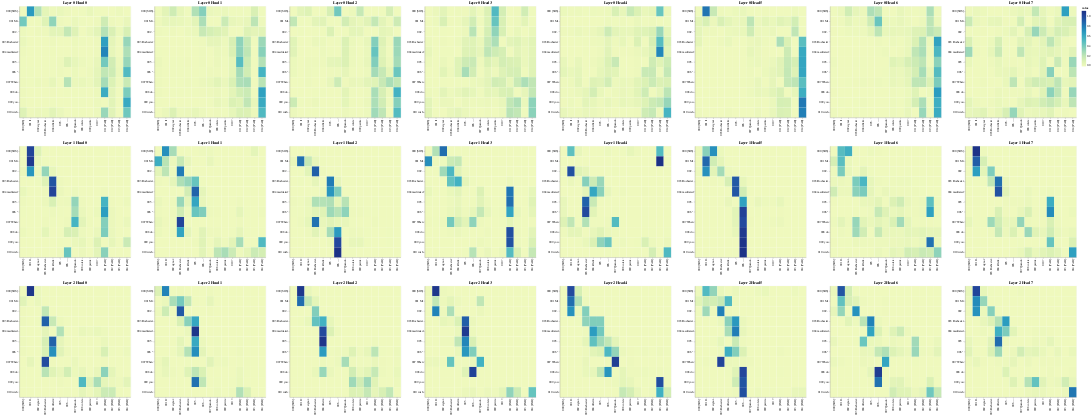

Write notebook code for a chart like this one.
### Code cell
# Encoder-Decoder Self-Attention
get_all_attention_maps("encoder-decoder", layers, heads, encoder_input_tokens,
                       decoder_input_tokens, min(20, sentence_len))

### Figure 1 — Vega-Lite specification as saved in the notebook (floating-point values rounded to 4 significant figures; data arrays with more than 128 entries replaced by an {"elided": "..."} marker saying what was removed)
{"config": {"view": {"continuousWidth": 300, "continuousHeight": 300}}, "vconcat": [{"hconcat": [{"data": {"name": "data-cf3cf05696a91a4f9c98c31360d0c821"}, "mark": {"type": "rect"}, "encoding": {"color": {"field": "value", "type": "quantitative"}, "tooltip": [{"field": "row", "type": "quantitative"}, {"field": "column", "type": "quantitative"}, {"field": "value", "type": "quantitative"}, {"field": "row_token", "type": "nominal"}, {"field": "col_token", "type": "nominal"}], "x": {"axis": {"title": ""}, "field": "col_token", "type": "nominal"}, "y": {"axis": {"title": ""}, "field": "row_token", "type": "nominal"}}, "height": 400, "name": "view_49", "title": "Layer 0 Head 0", "width": 400}, {"data": {"name": "data-8ca00f03bc7bef0e0b0927b7bfc8193f"}, "mark": {"type": "rect"}, "encoding": {"color": {"field": "value", "type": "quantitative"}, "tooltip": [{"field": "row", "type": "quantitative"}, {"field": "column", "type": "quantitative"}, {"field": "value", "type": "quantitative"}, {"field": "row_token", "type": "nominal"}, {"field": "col_token", "type": "nominal"}], "x": {"axis": {"title": ""}, "field": "col_token", "type": "nominal"}, "y": {"axis": {"title": ""}, "field": "row_token", "type": "nominal"}}, "height": 400, "name": "view_50", "title": "Layer 0 Head 1", "width": 400}, {"data": {"name": "data-b2e4ad5eab694733732e2d0304c27d10"}, "mark": {"type": "rect"}, "encoding": {"color": {"field": "value", "type": "quantitative"}, "tooltip": [{"field": "row", "type": "quantitative"}, {"field": "column", "type": "quantitative"}, {"field": "value", "type": "quantitative"}, {"field": "row_token", "type": "nominal"}, {"field": "col_token", "type": "nominal"}], "x": {"axis": {"title": ""}, "field": "col_token", "type": "nominal"}, "y": {"axis": {"title": ""}, "field": "row_token", "type": "nominal"}}, "height": 400, "name": "view_51", "title": "Layer 0 Head 2", "width": 400}, {"data": {"name": "data-06477d5dffbbb2426b9843e35f78779d"}, "mark": {"type": "rect"}, "encoding": {"color": {"field": "value", "type": "quantitative"}, "tooltip": [{"field": "row", "type": "quantitative"}, {"field": "column", "type": "quantitative"}, {"field": "value", "type": "quantitative"}, {"field": "row_token", "type": "nominal"}, {"field": "col_token", "type": "nominal"}], "x": {"axis": {"title": ""}, "field": "col_token", "type": "nominal"}, "y": {"axis": {"title": ""}, "field": "row_token", "type": "nominal"}}, "height": 400, "name": "view_52", "title": "Layer 0 Head 3", "width": 400}, {"data": {"name": "data-9f89818b15fe45721ac72b8aaef1a8a2"}, "mark": {"type": "rect"}, "encoding": {"color": {"field": "value", "type": "quantitative"}, "tooltip": [{"field": "row", "type": "quantitative"}, {"field": "column", "type": "quantitative"}, {"field": "value", "type": "quantitative"}, {"field": "row_token", "type": "nominal"}, {"field": "col_token", "type": "nominal"}], "x": {"axis": {"title": ""}, "field": "col_token", "type": "nominal"}, "y": {"axis": {"title": ""}, "field": "row_token", "type": "nominal"}}, "height": 400, "name": "view_53", "title": "Layer 0 Head 4", "width": 400}, {"data": {"name": "data-f118e8347e7b80763edb0af48f1be6fb"}, "mark": {"type": "rect"}, "encoding": {"color": {"field": "value", "type": "quantitative"}, "tooltip": [{"field": "row", "type": "quantitative"}, {"field": "column", "type": "quantitative"}, {"field": "value", "type": "quantitative"}, {"field": "row_token", "type": "nominal"}, {"field": "col_token", "type": "nominal"}], "x": {"axis": {"title": ""}, "field": "col_token", "type": "nominal"}, "y": {"axis": {"title": ""}, "field": "row_token", "type": "nominal"}}, "height": 400, "name": "view_54", "title": "Layer 0 Head 5", "width": 400}, {"data": {"name": "data-e96608be9c447d0c142e2dd58ce1d156"}, "mark": {"type": "rect"}, "encoding": {"color": {"field": "value", "type": "quantitative"}, "tooltip": [{"field": "row", "type": "quantitative"}, {"field": "column", "type": "quantitative"}, {"field": "value", "type": "quantitative"}, {"field": "row_token", "type": "nominal"}, {"field": "col_token", "type": "nominal"}], "x": {"axis": {"title": ""}, "field": "col_token", "type": "nominal"}, "y": {"axis": {"title": ""}, "field": "row_token", "type": "nominal"}}, "height": 400, "name": "view_55", "title": "Layer 0 Head 6", "width": 400}, {"data": {"name": "data-f6650da8fc2d5294f2e662425a0693d8"}, "mark": {"type": "rect"}, "encoding": {"color": {"field": "value", "type": "quantitative"}, "tooltip": [{"field": "row", "type": "quantitative"}, {"field": "column", "type": "quantitative"}, {"field": "value", "type": "quantitative"}, {"field": "row_token", "type": "nominal"}, {"field": "col_token", "type": "nominal"}], "x": {"axis": {"title": ""}, "field": "col_token", "type": "nominal"}, "y": {"axis": {"title": ""}, "field": "row_token", "type": "nominal"}}, "height": 400, "name": "view_56", "title": "Layer 0 Head 7", "width": 400}]}, {"hconcat": [{"data": {"name": "data-7e1030b11cf15c79a84a832a9474684e"}, "mark": {"type": "rect"}, "encoding": {"color": {"field": "value", "type": "quantitative"}, "tooltip": [{"field": "row", "type": "quantitative"}, {"field": "column", "type": "quantitative"}, {"field": "value", "type": "quantitative"}, {"field": "row_token", "type": "nominal"}, {"field": "col_token", "type": "nominal"}], "x": {"axis": {"title": ""}, "field": "col_token", "type": "nominal"}, "y": {"axis": {"title": ""}, "field": "row_token", "type": "nominal"}}, "height": 400, "name": "view_57", "title": "Layer 1 Head 0", "width": 400}, {"data": {"name": "data-69519a22f8d10cd668875969ddae8294"}, "mark": {"type": "rect"}, "encoding": {"color": {"field": "value", "type": "quantitative"}, "tooltip": [{"field": "row", "type": "quantitative"}, {"field": "column", "type": "quantitative"}, {"field": "value", "type": "quantitative"}, {"field": "row_token", "type": "nominal"}, {"field": "col_token", "type": "nominal"}], "x": {"axis": {"title": ""}, "field": "col_token", "type": "nominal"}, "y": {"axis": {"title": ""}, "field": "row_token", "type": "nominal"}}, "height": 400, "name": "view_58", "title": "Layer 1 Head 1", "width": 400}, {"data": {"name": "data-61d3c7a83bf91a8e8895b8e4189a9ae1"}, "mark": {"type": "rect"}, "encoding": {"color": {"field": "value", "type": "quantitative"}, "tooltip": [{"field": "row", "type": "quantitative"}, {"field": "column", "type": "quantitative"}, {"field": "value", "type": "quantitative"}, {"field": "row_token", "type": "nominal"}, {"field": "col_token", "type": "nominal"}], "x": {"axis": {"title": ""}, "field": "col_token", "type": "nominal"}, "y": {"axis": {"title": ""}, "field": "row_token", "type": "nominal"}}, "height": 400, "name": "view_59", "title": "Layer 1 Head 2", "width": 400}, {"data": {"name": "data-af4203bcfa04d56cd272a7150dcabdb8"}, "mark": {"type": "rect"}, "encoding": {"color": {"field": "value", "type": "quantitative"}, "tooltip": [{"field": "row", "type": "quantitative"}, {"field": "column", "type": "quantitative"}, {"field": "value", "type": "quantitative"}, {"field": "row_token", "type": "nominal"}, {"field": "col_token", "type": "nominal"}], "x": {"axis": {"title": ""}, "field": "col_token", "type": "nominal"}, "y": {"axis": {"title": ""}, "field": "row_token", "type": "nominal"}}, "height": 400, "name": "view_60", "title": "Layer 1 Head 3", "width": 400}, {"data": {"name": "data-5a8d175aa8f37681ade27fd5b3b89765"}, "mark": {"type": "rect"}, "encoding": {"color": {"field": "value", "type": "quantitative"}, "tooltip": [{"field": "row", "type": "quantitative"}, {"field": "column", "type": "quantitative"}, {"field": "value", "type": "quantitative"}, {"field": "row_token", "type": "nominal"}, {"field": "col_token", "type": "nominal"}], "x": {"axis": {"title": ""}, "field": "col_token", "type": "nominal"}, "y": {"axis": {"title": ""}, "field": "row_token", "type": "nominal"}}, "height": 400, "name": "view_61", "title": "Layer 1 Head 4", "width": 400}, {"data": {"name": "data-9c5ca84162e6be52a74bc40fc0c6dd1a"}, "mark": {"type": "rect"}, "encoding": {"color": {"field": "value", "type": "quantitative"}, "tooltip": [{"field": "row", "type": "quantitative"}, {"field": "column", "type": "quantitative"}, {"field": "value", "type": "quantitative"}, {"field": "row_token", "type": "nominal"}, {"field": "col_token", "type": "nominal"}], "x": {"axis": {"title": ""}, "field": "col_token", "type": "nominal"}, "y": {"axis": {"title": ""}, "field": "row_token", "type": "nominal"}}, "height": 400, "name": "view_62", "title": "Layer 1 Head 5", "width": 400}, {"data": {"name": "data-21d40306b8285a07073d38704bb43fda"}, "mark": {"type": "rect"}, "encoding": {"color": {"field": "value", "type": "quantitative"}, "tooltip": [{"field": "row", "type": "quantitative"}, {"field": "column", "type": "quantitative"}, {"field": "value", "type": "quantitative"}, {"field": "row_token", "type": "nominal"}, {"field": "col_token", "type": "nominal"}], "x": {"axis": {"title": ""}, "field": "col_token", "type": "nominal"}, "y": {"axis": {"title": ""}, "field": "row_token", "type": "nominal"}}, "height": 400, "name": "view_63", "title": "Layer 1 Head 6", "width": 400}, {"data": {"name": "data-f3df5eebb77e6c7385703866ebf008fe"}, "mark": {"type": "rect"}, "encoding": {"color": {"field": "value", "type": "quantitative"}, "tooltip": [{"field": "row", "type": "quantitative"}, {"field": "column", "type": "quantitative"}, {"field": "value", "type": "quantitative"}, {"field": "row_token", "type": "nominal"}, {"field": "col_token", "type": "nominal"}], "x": {"axis": {"title": ""}, "field": "col_token", "type": "nominal"}, "y": {"axis": {"title": ""}, "field": "row_token", "type": "nominal"}}, "height": 400, "name": "view_64", "title": "Layer 1 Head 7", "width": 400}]}, {"hconcat": [{"data": {"name": "data-ef0ec0ad140be8b1d9309737883d6a90"}, "mark": {"type": "rect"}, "encoding": {"color": {"field": "value", "type": "quantitative"}, "tooltip": [{"field": "row", "type": "quantitative"}, {"field": "column", "type": "quantitative"}, {"field": "value", "type": "quantitative"}, {"field": "row_token", "type": "nominal"}, {"field": "col_token", "type": "nominal"}], "x": {"axis": {"title": ""}, "field": "col_token", "type": "nominal"}, "y": {"axis": {"title": ""}, "field": "row_token", "type": "nominal"}}, "height": 400, "name": "view_65", "title": "Layer 2 Head 0", "width": 400}, {"data": {"name": "data-dbe75016bca1414e289c017b00c528f8"}, "mark": {"type": "rect"}, "encoding": {"color": {"field": "value", "type": "quantitative"}, "tooltip": [{"field": "row", "type": "quantitative"}, {"field": "column", "type": "quantitative"}, {"field": "value", "type": "quantitative"}, {"field": "row_token", "type": "nominal"}, {"field": "col_token", "type": "nominal"}], "x": {"axis": {"title": ""}, "field": "col_token", "type": "nominal"}, "y": {"axis": {"title": ""}, "field": "row_token", "type": "nominal"}}, "height": 400, "name": "view_66", "title": "Layer 2 Head 1", "width": 400}, {"data": {"name": "data-a4d88e852f1be4dfeccf69e57f0ff0d0"}, "mark": {"type": "rect"}, "encoding": {"color": {"field": "value", "type": "quantitative"}, "tooltip": [{"field": "row", "type": "quantitative"}, {"field": "column", "type": "quantitative"}, {"field": "value", "type": "quantitative"}, {"field": "row_token", "type": "nominal"}, {"field": "col_token", "type": "nominal"}], "x": {"axis": {"title": ""}, "field": "col_token", "type": "nominal"}, "y": {"axis": {"title": ""}, "field": "row_token", "type": "nominal"}}, "height": 400, "name": "view_67", "title": "Layer 2 Head 2", "width": 400}, {"data": {"name": "data-ecc265b9f1fcad31eb1f2bb3d619322e"}, "mark": {"type": "rect"}, "encoding": {"color": {"field": "value", "type": "quantitative"}, "tooltip": [{"field": "row", "type": "quantitative"}, {"field": "column", "type": "quantitative"}, {"field": "value", "type": "quantitative"}, {"field": "row_token", "type": "nominal"}, {"field": "col_token", "type": "nominal"}], "x": {"axis": {"title": ""}, "field": "col_token", "type": "nominal"}, "y": {"axis": {"title": ""}, "field": "row_token", "type": "nominal"}}, "height": 400, "name": "view_68", "title": "Layer 2 Head 3", "width": 400}, {"data": {"name": "data-c1f5cf22147f87f136c5072fb4a2528b"}, "mark": {"type": "rect"}, "encoding": {"color": {"field": "value", "type": "quantitative"}, "tooltip": [{"field": "row", "type": "quantitative"}, {"field": "column", "type": "quantitative"}, {"field": "value", "type": "quantitative"}, {"field": "row_token", "type": "nominal"}, {"field": "col_token", "type": "nominal"}], "x": {"axis": {"title": ""}, "field": "col_token", "type": "nominal"}, "y": {"axis": {"title": ""}, "field": "row_token", "type": "nominal"}}, "height": 400, "name": "view_69", "title": "Layer 2 Head 4", "width": 400}, {"data": {"name": "data-26315e10d388a71f3e840a48ddd95027"}, "mark": {"type": "rect"}, "encoding": {"color": {"field": "value", "type": "quantitative"}, "tooltip": [{"field": "row", "type": "quantitative"}, {"field": "column", "type": "quantitative"}, {"field": "value", "type": "quantitative"}, {"field": "row_token", "type": "nominal"}, {"field": "col_token", "type": "nominal"}], "x": {"axis": {"title": ""}, "field": "col_token", "type": "nominal"}, "y": {"axis": {"title": ""}, "field": "row_token", "type": "nominal"}}, "height": 400, "name": "view_70", "title": "Layer 2 Head 5", "width": 400}, {"data": {"name": "data-c9345ebeb39a6faf5b79f41c9d788cd6"}, "mark": {"type": "rect"}, "encoding": {"color": {"field": "value", "type": "quantitative"}, "tooltip": [{"field": "row", "type": "quantitative"}, {"field": "column", "type": "quantitative"}, {"field": "value", "type": "quantitative"}, {"field": "row_token", "type": "nominal"}, {"field": "col_token", "type": "nominal"}], "x": {"axis": {"title": ""}, "field": "col_token", "type": "nominal"}, "y": {"axis": {"title": ""}, "field": "row_token", "type": "nominal"}}, "height": 400, "name": "view_71", "title": "Layer 2 Head 6", "width": 400}, {"data": {"name": "data-f86dcd2298f0986f7a10eff4db5a5e68"}, "mark": {"type": "rect"}, "encoding": {"color": {"field": "value", "type": "quantitative"}, "tooltip": [{"field": "row", "type": "quantitative"}, {"field": "column", "type": "quantitative"}, {"field": "value", "type": "quantitative"}, {"field": "row_token", "type": "nominal"}, {"field": "col_token", "type": "nominal"}], "x": {"axis": {"title": ""}, "field": "col_token", "type": "nominal"}, "y": {"axis": {"title": ""}, "field": "row_token", "type": "nominal"}}, "height": 400, "name": "view_72", "title": "Layer 2 Head 7", "width": 400}]}], "params": [{"name": "param_49", "select": {"type": "interval", "encodings": ["x", "y"]}, "bind": "scales", "views": ["view_49"]}, {"name": "param_50", "select": {"type": "interval", "encodings": ["x", "y"]}, "bind": "scales", "views": ["view_50"]}, {"name": "param_51", "select": {"type": "interval", "encodings": ["x", "y"]}, "bind": "scales", "views": ["view_51"]}, {"name": "param_52", "select": {"type": "interval", "encodings": ["x", "y"]}, "bind": "scales", "views": ["view_52"]}, {"name": "param_53", "select": {"type": "interval", "encodings": ["x", "y"]}, "bind": "scales", "views": ["view_53"]}, {"name": "param_54", "select": {"type": "interval", "encodings": ["x", "y"]}, "bind": "scales", "views": ["view_54"]}, {"name": "param_55", "select": {"type": "interval", "encodings": ["x", "y"]}, "bind": "scales", "views": ["view_55"]}, {"name": "param_56", "select": {"type": "interval", "encodings": ["x", "y"]}, "bind": "scales", "views": ["view_56"]}, {"name": "param_57", "select": {"type": "interval", "encodings": ["x", "y"]}, "bind": "scales", "views": ["view_57"]}, {"name": "param_58", "select": {"type": "interval", "encodings": ["x", "y"]}, "bind": "scales", "views": ["view_58"]}, {"name": "param_59", "select": {"type": "interval", "encodings": ["x", "y"]}, "bind": "scales", "views": ["view_59"]}, {"name": "param_60", "select": {"type": "interval", "encodings": ["x", "y"]}, "bind": "scales", "views": ["view_60"]}, {"name": "param_61", "select": {"type": "interval", "encodings": ["x", "y"]}, "bind": "scales", "views": ["view_61"]}, {"name": "param_62", "select": {"type": "interval", "encodings": ["x", "y"]}, "bind": "scales", "views": ["view_62"]}, {"name": "param_63", "select": {"type": "interval", "encodings": ["x", "y"]}, "bind": "scales", "views": ["view_63"]}, {"name": "param_64", "select": {"type": "interval", "encodings": ["x", "y"]}, "bind": "scales", "views": ["view_64"]}, {"name": "param_65", "select": {"type": "interval", "encodings": ["x", "y"]}, "bind": "scales", "views": ["view_65"]}, {"name": "param_66", "select": {"type": "interval", "encodings": ["x", "y"]}, "bind": "scales", "views": ["view_66"]}, {"name": "param_67", "select": {"type": "interval", "encodings": ["x", "y"]}, "bind": "scales", "views": ["view_67"]}, {"name": "param_68", "select": {"type": "interval", "encodings": ["x", "y"]}, "bind": "scales", "views": ["view_68"]}, {"name": "param_69", "select": {"type": "interval", "encodings": ["x", "y"]}, "bind": "scales", "views": ["view_69"]}, {"name": "param_70", "select": {"type": "interval", "encodings": ["x", "y"]}, "bind": "scales", "views": ["view_70"]}, {"name": "param_71", "select": {"type": "interval", "encodings": ["x", "y"]}, "bind": "scales", "views": ["view_71"]}, {"name": "param_72", "select": {"type": "interval", "encodings": ["x", "y"]}, "bind": "scales", "views": ["view_72"]}], "$schema": "https://vega.github.io/schema/vega-lite/v5.20.1.json", "datasets": {"data-cf3cf05696a91a4f9c98c31360d0c821": {"elided": "165 records"}, "data-8ca00f03bc7bef0e0b0927b7bfc8193f": {"elided": "165 records"}, "data-b2e4ad5eab694733732e2d0304c27d10": {"elided": "165 records"}, "data-06477d5dffbbb2426b9843e35f78779d": {"elided": "165 records"}, "data-9f89818b15fe45721ac72b8aaef1a8a2": {"elided": "165 records"}, "data-f118e8347e7b80763edb0af48f1be6fb": {"elided": "165 records"}, "data-e96608be9c447d0c142e2dd58ce1d156": {"elided": "165 records"}, "data-f6650da8fc2d5294f2e662425a0693d8": {"elided": "165 records"}, "data-7e1030b11cf15c79a84a832a9474684e": {"elided": "165 records"}, "data-69519a22f8d10cd668875969ddae8294": {"elided": "165 records"}, "data-61d3c7a83bf91a8e8895b8e4189a9ae1": {"elided": "165 records"}, "data-af4203bcfa04d56cd272a7150dcabdb8": {"elided": "165 records"}, "data-5a8d175aa8f37681ade27fd5b3b89765": {"elided": "165 records"}, "data-9c5ca84162e6be52a74bc40fc0c6dd1a": {"elided": "165 records"}, "data-21d40306b8285a07073d38704bb43fda": {"elided": "165 records"}, "data-f3df5eebb77e6c7385703866ebf008fe": {"elided": "165 records"}, "data-ef0ec0ad140be8b1d9309737883d6a90": {"elided": "165 records"}, "data-dbe75016bca1414e289c017b00c528f8": {"elided": "165 records"}, "data-a4d88e852f1be4dfeccf69e57f0ff0d0": {"elided": "165 records"}, "data-ecc265b9f1fcad31eb1f2bb3d619322e": {"elided": "165 records"}, "data-c1f5cf22147f87f136c5072fb4a2528b": {"elided": "165 records"}, "data-26315e10d388a71f3e840a48ddd95027": {"elided": "165 records"}, "data-c9345ebeb39a6faf5b79f41c9d788cd6": {"elided": "165 records"}, "data-f86dcd2298f0986f7a10eff4db5a5e68": {"elided": "165 records"}}}
